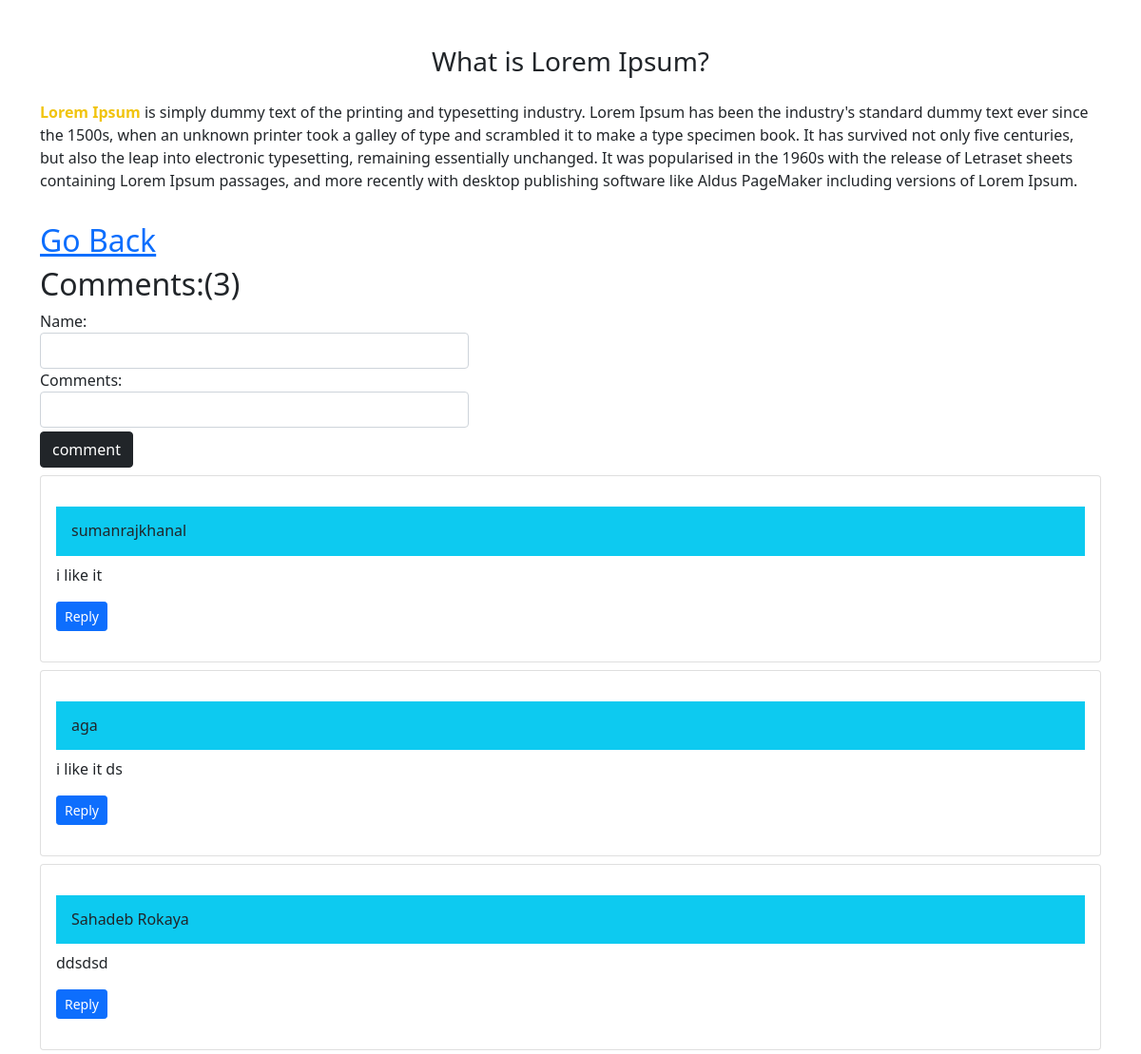
Page /singlepost/1/ on the committed database.
### comment/models.py (models this page shows)
class Post(models.Model):
    title = models.CharField(max_length=100)
    description =  RichTextField()

class Comment(models.Model):
    id = models.AutoField(primary_key=True)
    comments = models.TextField()
    name = models.CharField(max_length=100)
    post = models.ForeignKey(Post,on_delete=models.CASCADE)
    parent = models.ForeignKey('self', on_delete=models.CASCADE, null=True)
    time = models.DateTimeField(auto_now=True)

### comment/views.py (the view)
# urls.py: path('singlepost/<int:id>/',singlePost,name="singlepost"),
def singlePost(request,id):
    data = Post.objects.get(id=id)
    if request.method == 'POST':
        form = CommentForm(request.POST)
        ids = request.POST.get('hidden')
        print("Sahadeb Rokaya")
        print(ids)
        if ids == "":
            if form.is_valid():
                name = form.cleaned_data['name']
                comments = form.cleaned_data['comments']
                dt = Comment(name=name,comments=comments,post = data)
                dt.save()
                return HttpResponseRedirect(f'/singlepost/{id}/')
        else:
            if form.is_valid():
                name = form.cleaned_data['name']
                comments = form.cleaned_data['comments']
                parent = Comment.objects.get(id=ids)
                dt = Comment(name=name,comments=comments,post = data,parent=parent)
                dt.save()
                return HttpResponseRedirect(f'/singlepost/{id}/')
    else:
        form = CommentForm()
        comment = Comment.objects.filter(post = data, parent=None)
        replies = Comment.objects.filter(post = data).exclude(parent=None)
        print('suman raj khanal')
        number = len(comment)
        print(replies)
    return render(request,'html/singlePost.html',{'data':data,'form':CommentForm,'comment':comment,'count':number,'reply':replies})

### comment/templates/html/singlePost.html (shortened to what this page needs)
{% extends 'html/core.html' %}
{% block content %}
<div class="container mt-5">
<div class="row">
<div class="h3 text-center">{{data.title}}</div>
<p>
{{data.description |safe}}
</p>
<h2><a href="{% url 'allpost' %}" > Go Back</a></h2>
</div>
<h2>Comments:({{count}})</h2>
<div class="row">
<div class="col-md-5">
<form action="" method="post">
{{form}}
<input type="submit" value="comment" class="btn btn-dark mt-1">
</form>
</div>
</div>
{% for cm in comment %}
<div class="card p-3 mt-2 mb-1">
<h6 class="bg-info p-3 mt-3">
{{cm.name}}
</h6>
<p>
{{cm.comments}}
</p>
<div class="reply">
<p>
  <button class="btn btn-primary btn-sm" type="button" data-bs-toggle="collapse" data-bs-target="#reply{{cm.id}}" aria-expanded="false" aria-controls="collapseExample">
    Reply
  </button>
</p>
</div>
</div>
{% endfor %}
</div>
{% endblock content %}

### comment/templates/html/core.html (shortened to what this page needs)
<!doctype html>
<html lang="en">
  <head>
    <link href="https://cdn.jsdelivr.net/npm/bootstrap@5.1.0/dist/css/bootstrap.min.css" rel="stylesheet">
  </head>
  <body>
    {% block content %}{% endblock content %}
  </body>
</html>

### rows in the picture
Post: title "What is Lorem Ipsum?", description "Lorem Ipsum is simply dummy text of the printing and typesetting industry. Lorem Ipsum has been the industry's standard dummy text ever since the 1500s, when an unknown printer took a galley of type and scrambled it to make a type specimen book. It has survived not only five centuries, but also the leap into electronic typesetting, remaining essentially unchanged. It was popularised in the 1960s with the release of Letraset sheets containing Lorem Ipsum passages, and more recently with desktop publishing software like Aldus PageMaker including versions of Lorem Ipsum."
Comment: name "sumanrajkhanal", comments "i like it"
Comment: name "aga", comments "i like it ds"
Comment: name "Sahadeb Rokaya", comments "ddsdsd"

### other values in the picture
{{ count }} "3"
